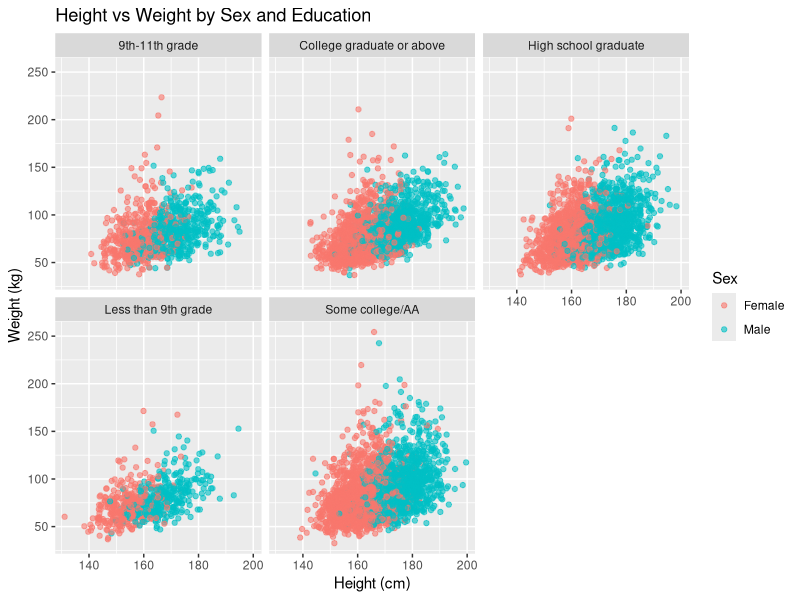
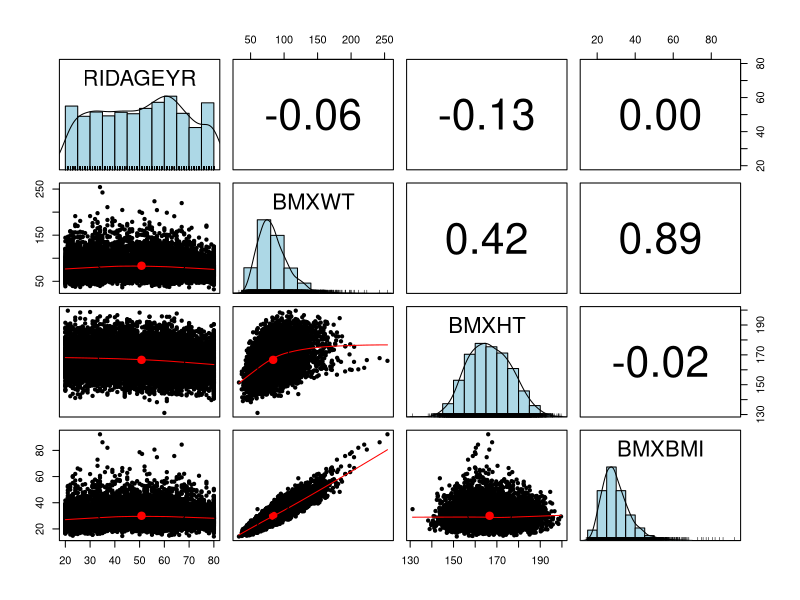

Source code (R) for these figures, in order: (Note: this script raises an error after producing the figures.)
library(readr)
library(ggplot2)
library(dplyr)
library(psych)

# Load cleaned dataset
nhanes_clean <- read.csv("data/cleaned_nhanes.csv")

# Multivariate Scatter Plot
ggplot(
  nhanes_clean,
  aes(
    x = BMXHT,
    y = BMXWT,
    color = Sex
  )
) +
  geom_point(alpha = 0.6) +
  facet_wrap(~Education) +
  labs(
    title = "Height vs Weight by Sex and Education",
    x = "Height (cm)",
    y = "Weight (kg)",
    color = "Sex"
  )

# Correlation Matrix
pairs.panels(
  nhanes_clean[, c("RIDAGEYR", "BMXWT", "BMXHT", "BMXBMI")],
  method = "pearson",
  hist.col = "lightblue",
  density = TRUE,
  ellipses = TRUE
)

# Save correlation matrix output
sink("output/multivariate_results.txt")

cor(
  nhanes_clean[, c("RIDAGEYR", "BMXWT", "BMXHT", "BMXBMI")],
  use = "complete.obs"
)

sink()
